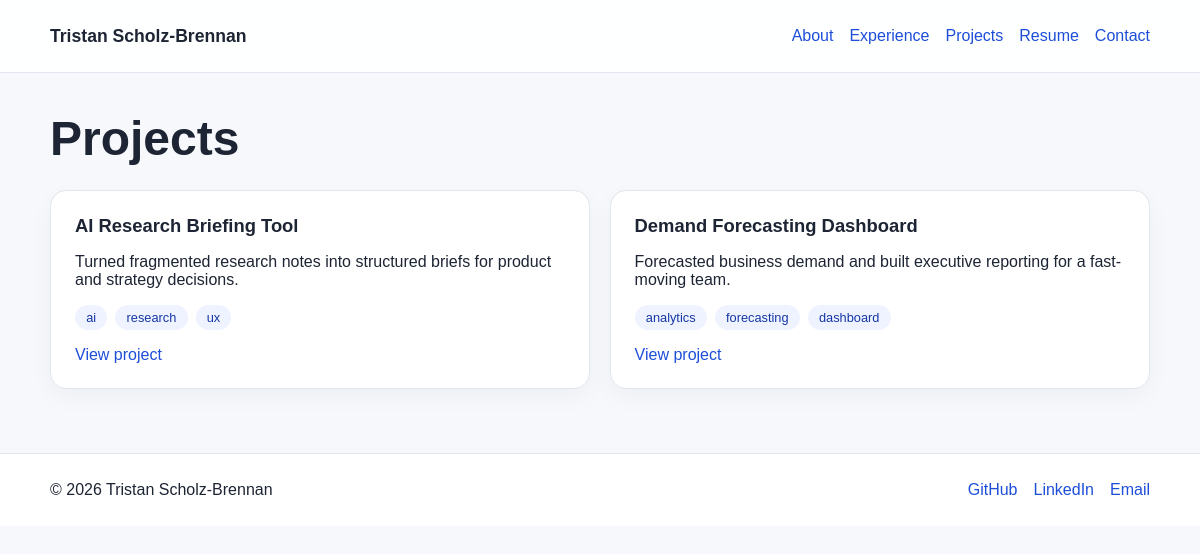
Page /projects on the earlier database version.
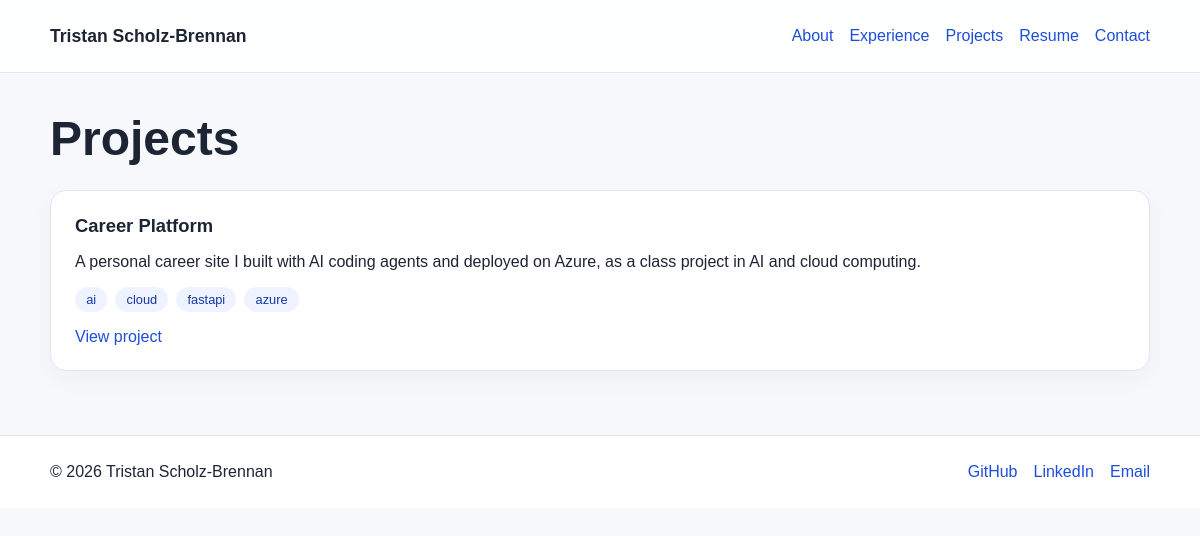
Same page on the later database version.
### app/models.py (models this page shows)
class Project(Base):
    __tablename__ = "projects"
    id = Column(Integer, primary_key=True, index=True)
    title = Column(String(255), nullable=False)
    slug = Column(String(255), unique=True, nullable=False)
    summary = Column(Text, nullable=False)
    description = Column(Text, nullable=False)
    role = Column(String(255), nullable=False)
    tech_stack = Column(JSON, default=list)
    tags = Column(JSON, default=list)
    repo_url = Column(String(255), nullable=True)
    demo_url = Column(String(255), nullable=True)
    metrics = Column(JSON, default=list)
    case_study = Column(Text, nullable=True)
    featured = Column(Integer, default=0)

class Profile(Base):
    __tablename__ = "profiles"
    id = Column(Integer, primary_key=True, index=True)
    full_name = Column(String(255), nullable=True)
    headline = Column(String(255), nullable=False)
    summary = Column(Text, nullable=False)
    location = Column(String(255), default="Remote")
    email = Column(String(255), nullable=False)
    linkedin_url = Column(String(255), nullable=True)
    github_url = Column(String(255), nullable=True)
    resume_url = Column(String(255), nullable=True)
    profile_image = Column(String(255), nullable=True)
    focus_area = Column(String(255), default="Data & AI")
    seeking = Column(String(255), nullable=True)
    about = Column(Text, nullable=True)
    highlights = Column(JSON, default=list)

### app/main.py (the view)
@app.get("/projects", response_class=HTMLResponse)
async def projects(request: Request):
    profile = get_public_profile()
    projects = get_projects()
    return templates.TemplateResponse(
        "projects.html",
        {"request": request, "profile": profile, "projects": projects},
    )

### templates/projects.html (shortened to what this page needs)
{% extends "base.html" %}
{% block content %}
<section class="section container">
  <h1>Projects</h1>
  <div class="card-grid">
    {% for project in projects %}
    <article class="card">
      <h2>{{ project.title }}</h2>
      <p>{{ project.summary }}</p>
      <div class="tag-row">
        {% for tag in project.tags %}
        <span class="tag">{{ tag }}</span>
        {% endfor %}
      </div>
      <a href="/projects/{{ project.slug }}">View project</a>
    </article>
    {% endfor %}
  </div>
</section>
{% endblock %}

### templates/base.html (shortened to what this page needs)
<!doctype html>
<html lang="en">
  <head>
    <link rel="stylesheet" href="/static/css/site.css" />
  </head>
  <body>
    <header class="site-header">
      <div class="container nav-wrap">
        <a class="brand" href="/">{{ profile.full_name or profile.headline }}</a>
        <nav class="site-nav">
          <a href="/about">About</a>
          <a href="/experience">Experience</a>
          <a href="/projects">Projects</a>
          <a href="/resume">Resume</a>
          <a href="/contact">Contact</a>
        </nav>
      </div>
    </header>
    <main>
      {% block content %}{% endblock %}
    </main>
    <footer class="site-footer">
      <div class="container footer-wrap">
        <p>© 2026 {{ profile.full_name or profile.headline }}</p>
        <div class="footer-links">
          <a href="{{ profile.contact_links.github }}">GitHub</a>
          <a href="{{ profile.contact_links.linkedin }}">LinkedIn</a>
          <a href="mailto:{{ profile.contact_links.email }}">Email</a>
        </div>
      </div>
    </footer>
  </body>
</html>

Differences in the rows shown:
removed Project: title "AI Research Briefing Tool", summary "Turned fragmented research notes into structured briefs for product and strategy decisions.", tags "ai" "research" "ux"
now on this page (row edited): Profile: full_name "Tristan Scholz-Brennan"
changed Project: title "Demand Forecasting Dashboard" → "Career Platform"; summary "Forecasted business demand and built executive reporting for a fast-moving team." → "A personal career site I built with AI coding agents and deployed on Azure, as a class project in AI and cloud computing."
Other differences:
{{ profile.full_name or profile.headline }}: "Tristan Scholz-Brennan" → (not shown)
new list line: "ai"
new list line: "cloud"
new list line: "fastapi"
new list line: "azure"
list line gone: "analytics"
list line gone: "forecasting"
list line gone: "dashboard"
